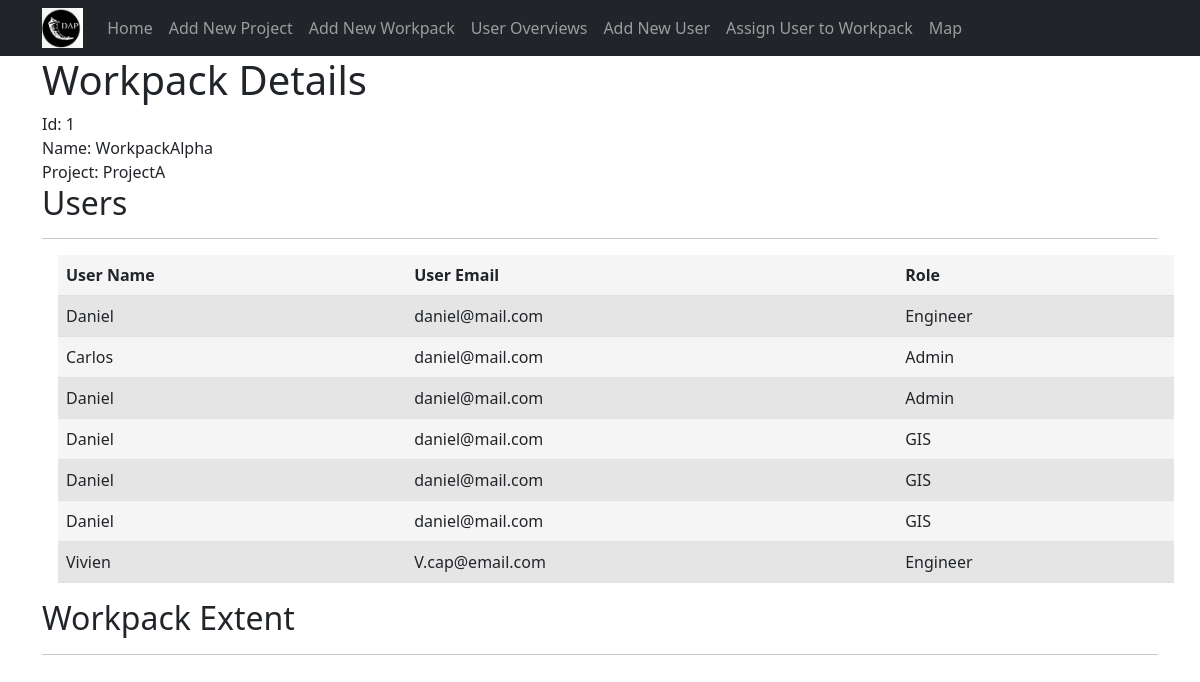
The page /workpack/1 on the database its author committed.
### tables this page shows
CREATE TABLE dap_workpack (
	uid integer PRIMARY KEY AUTOINCREMENT,
	workpack_name text,
	project_id integer,
	workpack_extent text
);

CREATE TABLE dap_project (
	uid integer PRIMARY KEY AUTOINCREMENT,
	project_name text,
	project_db text
);

CREATE TABLE dap_user (
	uid integer PRIMARY KEY AUTOINCREMENT,
	user_name text,
	user_email text
);

CREATE TABLE dap_role (
	uid integer PRIMARY KEY AUTOINCREMENT,
	role_name text,
	role_level integer
);

### app.py (the view)
@app.route("/workpack/<int:index>")
def workpack_view(index):
    try:
        workpack = get_specific_workpack(index)
        workpack_details = get_specific_workpack_details(index)
        wkp_headings = ("User Name", "User Email", "Role")
        wkp_data = []
        for row in workpack_details:
            wkp_data.append((row.get('user'),
                            row.get('user_email'),
                            row.get('role'))
                            )
        coords = workpack.get("extent")
        lat = float(coords.split(",")[0])
        lon = float(coords.split(",")[1])
        coords_formatted = (lat,lon
                            )
        coord_dict = {"lat": lat,
                      "lon": lon
                      }
        print (coord_dict)
        return render_template("workpack.html",
                               index=index,
                               workpack=workpack,
                               workpack_details=workpack_details,
                               headings=wkp_headings,
                               data=wkp_data,
                               coords=coord_dict
        )
    except IndexError:
        abort(404)

### app.py (called while the page is built)
@app.teardown_appcontext
def close_connection(exception):
    db = getattr(g, "_database", None)
    if db is not None:
        db.close()

### model.py (called while the page is built)
def get_db():
    db = getattr(g, "_database", None)
    if db is None:
        db = g._database = sqlite3.connect("db/dap_admin.db")
    return db

def get_workpacks():
    conn = get_db()
    c = conn.cursor()
    workpacks_from_db = c.execute("""SELECT w.uid as wkp_id,
                    p.project_name, w.workpack_name, w.workpack_extent
                    FROM
                    dap_project AS p
                    INNER JOIN dap_workpack AS w ON p.uid = w.project_id
                    ORDER BY p.uid
    """)
    workpacks = []
    for row in workpacks_from_db:
        workpack = {
            "id": row[0],
            "project": row[1],
            "workpack": row[2],
            "extent": row[3]
        }
        workpacks.append(workpack)
    return workpacks

def get_specific_workpack(id):
    workpacks = get_workpacks()
    for row in workpacks:
        if row['id'] == id:
            return row

def get_specific_workpack_details(id):
    workpacks = get_workpack_details(id)
    return workpacks

### templates/workpack.html (shortened to what this page needs)
{% extends 'base.html' %}
{% set active_page = 'new_item' %}
{% block content %}
    <h1>Workpack Details </h1>
    Id: {{index}}<br>
    Name: {{workpack.workpack}}<br>
    Project: {{workpack.project}}<br>
<div class="users">
    <h2>Users</h2><hr>
      {% include 'static_table.html' %}
</div>
<div class="map_extent">
    <h2>Workpack Extent</h2><hr>
      {% include 'map.html' %}
{% endblock %}

### templates/static_table.html (shortened to what this page needs)
<!DOCTYPE html>
<html lang="en">
<head>
    <link rel="stylesheet" href="/static/css/style.css" />
</head>
<body>
    <table class="table">
        <tr class="table__header">
            {% for header in headings %}
            <th class="table__cell">  {{ header }}</th>
            {% endfor %}
        </tr>
        {% for row in data %}
        <tr class="table__row">
            {% for cell in row %}
                <td class="table__cell">{{ cell }}</td>
            {% endfor %}
        </tr>
        {% endfor %}
    </table>
</body>
</html>

### static/css/style.css (style rules this page uses)
body { padding-top: 56px; }
.table__row:nth-child(even) { background-color: #e5e5e5; }
.table { border-spacing: 0; margin: 1rem; background-color: #f5f5f5; }
.table__header { text-align: left; }
.table__cell { padding: 8px; }

### rows shown on the page
dap_workpack: workpack "WorkpackAlpha"
dap_project: project "ProjectA"
dap_user: user_name "Daniel", user_email "daniel@mail.com"
dap_role: role_name "Engineer"
dap_user: user_name "Carlos", user_email "daniel@mail.com"
dap_role: role_name "Admin"
dap_role: role_name "GIS"
dap_user: user_name "Vivien", user_email "V.cap@email.com"

### other values the page prints
{{ index }} "1"
{{ header }} "User Name" "User Email" "Role"
